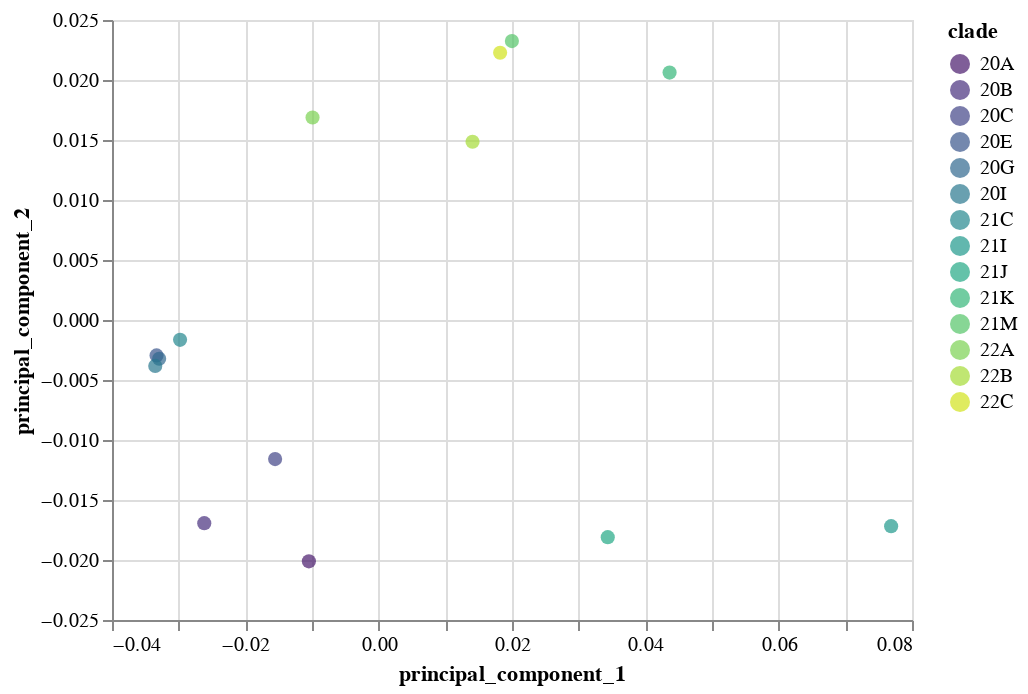

Write notebook code for a chart like this one.
### Markdown cell above
Plot the PCA on just non-reversion mutations:

### Code cell
total_count_selection = alt.selection_single(
    fields=["log10_total_count"],
    init={"log10_total_count": 4},
    bind=alt.binding_range(
        name="minimum log10 total counts",
        min=int(mut_type_freqs_no_revert_pca["log10_total_count"].min()),
        max=mut_type_freqs_no_revert_pca["log10_total_count"].max(),
    )
)

mut_type_freqs_no_revert_chart = (
    alt.Chart(mut_type_freqs_no_revert_pca)
    .encode(
        x="principal_component_1",
        y="principal_component_2",
        color=alt.Color("clade", scale=alt.Scale(scheme="viridis")),
        tooltip=["clade", "total_count"],
    )
    .mark_point(filled=True, size=50)
    .add_selection(total_count_selection)
    .transform_filter(
        total_count_selection.log10_total_count <= alt.datum.log10_total_count
    )
)

mut_type_freqs_no_revert_chart

### Figure 1 — Vega-Lite specification as saved in the notebook (floating-point values rounded to 4 significant figures)
{"config": {"view": {"continuousWidth": 400, "continuousHeight": 300}}, "data": {"name": "data-edda16eba5a4e2724357a19163c28ddc"}, "mark": {"type": "point", "filled": true, "size": 50}, "encoding": {"color": {"field": "clade", "scale": {"scheme": "viridis"}, "type": "nominal"}, "tooltip": [{"field": "clade", "type": "nominal"}, {"field": "total_count", "type": "quantitative"}], "x": {"field": "principal_component_1", "type": "quantitative"}, "y": {"field": "principal_component_2", "type": "quantitative"}}, "selection": {"selector004": {"type": "single", "fields": ["log10_total_count"], "init": {"log10_total_count": 4}, "bind": {"input": "range", "max": 5.663, "min": 2, "name": "minimum log10 total counts"}}}, "transform": [{"filter": "(selector004.log10_total_count <= datum.log10_total_count)"}], "$schema": "https://vega.github.io/schema/vega-lite/v4.17.0.json", "datasets": {"data-edda16eba5a4e2724357a19163c28ddc": [{"clade": "19A", "reversion_to_ref": false, "total_count": 2626, "AtoC": 0.01904, "AtoG": 0.0853, "AtoT": 0.02285, "CtoA": 0.009139, "CtoG": 0.002285, "CtoT": 0.4741, "GtoA": 0.05826, "GtoC": 0.00495, "GtoT": 0.06093, "TtoA": 0.01904, "TtoC": 0.2289, "TtoG": 0.01523, "principal_component_1": 0.03955, "principal_component_2": -0.01955, "log10_total_count": 3.419}, {"clade": "20A", "reversion_to_ref": false, "total_count": 28920, "AtoC": 0.00982, "AtoG": 0.07362, "AtoT": 0.01587, "CtoA": 0.009198, "CtoG": 0.004357, "CtoT": 0.5151, "GtoA": 0.06024, "GtoC": 0.004115, "GtoT": 0.06725, "TtoA": 0.01857, "TtoC": 0.2017, "TtoG": 0.02019, "principal_component_1": -0.01047, "principal_component_2": -0.02011, "log10_total_count": 4.461}, {"clade": "20B", "reversion_to_ref": false, "total_count": 22806, "AtoC": 0.007235, "AtoG": 0.07292, "AtoT": 0.0153, "CtoA": 0.01013, "CtoG": 0.003639, "CtoT": 0.5313, "GtoA": 0.05924, "GtoC": 0.003201, "GtoT": 0.07038, "TtoA": 0.0185, "TtoC": 0.1977, "TtoG": 0.01048, "principal_component_1": -0.02616, "principal_component_2": -0.01693, "log10_total_count": 4.358}, {"clade": "20C", "reversion_to_ref": false, "total_count": 15445, "AtoC": 0.008223, "AtoG": 0.07692, "AtoT": 0.01483, "CtoA": 0.01062, "CtoG": 0.001489, "CtoT": 0.5236, "GtoA": 0.06565, "GtoC": 0.003173, "GtoT": 0.063, "TtoA": 0.02046, "TtoC": 0.2019, "TtoG": 0.01017, "principal_component_1": -0.01553, "principal_component_2": -0.01159, "log10_total_count": 4.189}, {"clade": "20E", "reversion_to_ref": false, "total_count": 17200, "AtoC": 0.00843, "AtoG": 0.07837, "AtoT": 0.01448, "CtoA": 0.009826, "CtoG": 0.01, "CtoT": 0.5395, "GtoA": 0.05401, "GtoC": 0.005233, "GtoT": 0.05593, "TtoA": 0.02029, "TtoC": 0.1946, "TtoG": 0.00936, "principal_component_1": -0.03332, "principal_component_2": -0.002951, "log10_total_count": 4.236}, {"clade": "20F", "reversion_to_ref": false, "total_count": 930, "AtoC": 0.01075, "AtoG": 0.07312, "AtoT": 0.01505, "CtoA": 0.0172, "CtoG": 0.001075, "CtoT": 0.5495, "GtoA": 0.05054, "GtoC": 0.004301, "GtoT": 0.02688, "TtoA": 0.02366, "TtoC": 0.2194, "TtoG": 0.008602, "principal_component_1": -0.02524, "principal_component_2": 0.03512, "log10_total_count": 2.968}, {"clade": "20G", "reversion_to_ref": false, "total_count": 23418, "AtoC": 0.007345, "AtoG": 0.07358, "AtoT": 0.01695, "CtoA": 0.01008, "CtoG": 0.001495, "CtoT": 0.5414, "GtoA": 0.06119, "GtoC": 0.002434, "GtoT": 0.05863, "TtoA": 0.0202, "TtoC": 0.1972, "TtoG": 0.00948, "principal_component_1": -0.03293, "principal_component_2": -0.003227, "log10_total_count": 4.37}, {"clade": "20I", "reversion_to_ref": false, "total_count": 103226, "AtoC": 0.007149, "AtoG": 0.07487, "AtoT": 0.01588, "CtoA": 0.01003, "CtoG": 0.009155, "CtoT": 0.5406, "GtoA": 0.05596, "GtoC": 0.002587, "GtoT": 0.05791, "TtoA": 0.01855, "TtoC": 0.1962, "TtoG": 0.011, "principal_component_1": -0.03351, "principal_component_2": -0.003827, "log10_total_count": 5.014}, {"clade": "20J", "reversion_to_ref": false, "total_count": 6956, "AtoC": 0.007332, "AtoG": 0.06642, "AtoT": 0.01222, "CtoA": 0.008913, "CtoG": 0.0023, "CtoT": 0.5256, "GtoA": 0.06325, "GtoC": 0.003019, "GtoT": 0.07763, "TtoA": 0.02315, "TtoC": 0.1982, "TtoG": 0.01193, "principal_component_1": -0.02225, "principal_component_2": -0.02476, "log10_total_count": 3.842}, {"clade": "21C", "reversion_to_ref": false, "total_count": 10957, "AtoC": 0.007301, "AtoG": 0.07183, "AtoT": 0.0167, "CtoA": 0.01031, "CtoG": 0.00219, "CtoT": 0.5397, "GtoA": 0.06142, "GtoC": 0.002373, "GtoT": 0.05704, "TtoA": 0.0199, "TtoC": 0.2002, "TtoG": 0.01104, "principal_component_1": -0.02979, "principal_component_2": -0.001651, "log10_total_count": 4.04}, {"clade": "21F", "reversion_to_ref": false, "total_count": 8084, "AtoC": 0.006432, "AtoG": 0.07385, "AtoT": 0.01608, "CtoA": 0.009649, "CtoG": 0.001856, "CtoT": 0.5151, "GtoA": 0.07335, "GtoC": 0.00235, "GtoT": 0.06, "TtoA": 0.02573, "TtoC": 0.2057, "TtoG": 0.009896, "principal_component_1": -0.005611, "principal_component_2": -0.0105, "log10_total_count": 3.908}, {"clade": "21I", "reversion_to_ref": false, "total_count": 42041, "AtoC": 0.008634, "AtoG": 0.08149, "AtoT": 0.01596, "CtoA": 0.01237, "CtoG": 0.004067, "CtoT": 0.45, "GtoA": 0.08375, "GtoC": 0.003425, "GtoT": 0.06056, "TtoA": 0.01444, "TtoC": 0.2551, "TtoG": 0.01025, "principal_component_1": 0.07687, "principal_component_2": -0.01718, "log10_total_count": 4.624}, {"clade": "21J", "reversion_to_ref": false, "total_count": 459986, "AtoC": 0.01055, "AtoG": 0.08265, "AtoT": 0.01726, "CtoA": 0.01255, "CtoG": 0.006476, "CtoT": 0.4825, "GtoA": 0.0618, "GtoC": 0.003615, "GtoT": 0.06549, "TtoA": 0.01535, "TtoC": 0.2322, "TtoG": 0.009535, "principal_component_1": 0.03436, "principal_component_2": -0.0181, "log10_total_count": 5.663}, {"clade": "21K", "reversion_to_ref": false, "total_count": 194805, "AtoC": 0.01077, "AtoG": 0.0799, "AtoT": 0.01733, "CtoA": 0.01277, "CtoG": 0.003706, "CtoT": 0.488, "GtoA": 0.06919, "GtoC": 0.002982, "GtoT": 0.03027, "TtoA": 0.0269, "TtoC": 0.2492, "TtoG": 0.009035, "principal_component_1": 0.04364, "principal_component_2": 0.02062, "log10_total_count": 5.29}, {"clade": "21L", "reversion_to_ref": false, "total_count": 2172, "AtoC": 0.01888, "AtoG": 0.08149, "AtoT": 0.01335, "CtoA": 0.008287, "CtoG": 0.005985, "CtoT": 0.5221, "GtoA": 0.06952, "GtoC": 0.001381, "GtoT": 0.03453, "TtoA": 0.02118, "TtoC": 0.2164, "TtoG": 0.006906, "principal_component_1": -0.001972, "principal_component_2": 0.0174, "log10_total_count": 3.337}, {"clade": "21M", "reversion_to_ref": false, "total_count": 143583, "AtoC": 0.01004, "AtoG": 0.07662, "AtoT": 0.01505, "CtoA": 0.01348, "CtoG": 0.006031, "CtoT": 0.5099, "GtoA": 0.06528, "GtoC": 0.003197, "GtoT": 0.03239, "TtoA": 0.02005, "TtoC": 0.2399, "TtoG": 0.008051, "principal_component_1": 0.01998, "principal_component_2": 0.02324, "log10_total_count": 5.157}, {"clade": "22A", "reversion_to_ref": false, "total_count": 11586, "AtoC": 0.00656, "AtoG": 0.07552, "AtoT": 0.01433, "CtoA": 0.0145, "CtoG": 0.001036, "CtoT": 0.5298, "GtoA": 0.07457, "GtoC": 0.002935, "GtoT": 0.03815, "TtoA": 0.02149, "TtoC": 0.214, "TtoG": 0.007164, "principal_component_1": -0.009919, "principal_component_2": 0.01687, "log10_total_count": 4.064}, {"clade": "22B", "reversion_to_ref": false, "total_count": 51590, "AtoC": 0.007075, "AtoG": 0.07668, "AtoT": 0.01494, "CtoA": 0.01208, "CtoG": 0.001648, "CtoT": 0.5103, "GtoA": 0.07779, "GtoC": 0.003586, "GtoT": 0.03766, "TtoA": 0.02196, "TtoC": 0.2278, "TtoG": 0.008529, "principal_component_1": 0.01408, "principal_component_2": 0.01485, "log10_total_count": 4.713}, {"clade": "22C", "reversion_to_ref": false, "total_count": 32038, "AtoC": 0.006336, "AtoG": 0.08178, "AtoT": 0.01433, "CtoA": 0.01255, "CtoG": 0.001405, "CtoT": 0.5124, "GtoA": 0.06954, "GtoC": 0.002684, "GtoT": 0.0343, "TtoA": 0.01782, "TtoC": 0.2387, "TtoG": 0.00824, "principal_component_1": 0.01822, "principal_component_2": 0.02227, "log10_total_count": 4.506}]}}
